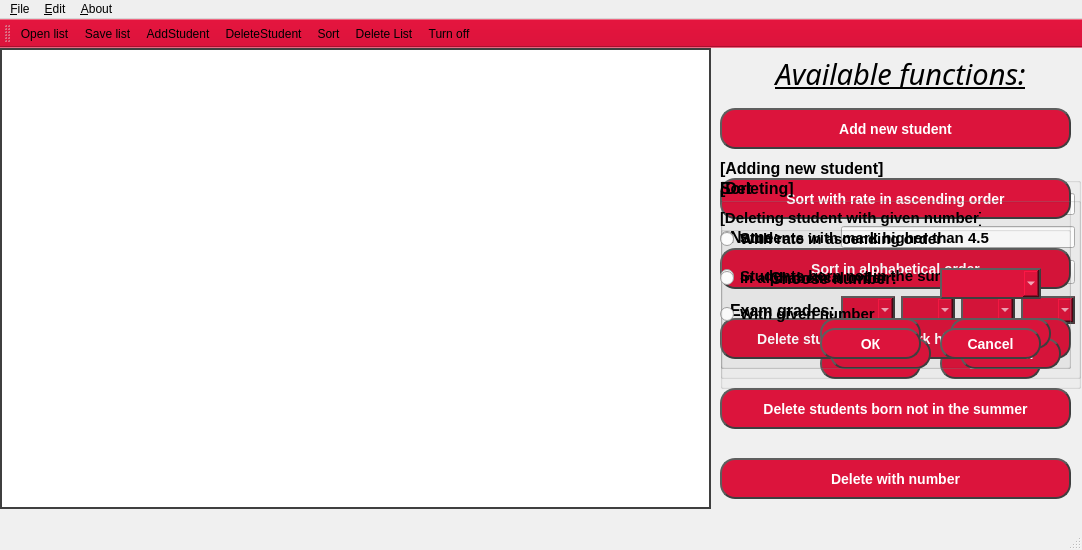
<?xml version="1.0" encoding="UTF-8"?>
<ui version="4.0">
 <class>MainWindow</class>
 <widget class="QMainWindow" name="MainWindow">
  <property name="geometry">
   <rect>
    <x>0</x>
    <y>0</y>
    <width>1082</width>
    <height>550</height>
   </rect>
  </property>
  <property name="windowTitle">
   <string>Student List</string>
  </property>
  <property name="windowIcon">
   <iconset>
    <normaloff>../../Icons/535572.png</normaloff>../../Icons/535572.png</iconset>
  </property>
  <property name="styleSheet">
   <string notr="true">QWidget#MainWindow {
background-color: #F0F0F0;
}</string>
  </property>
  <widget class="QWidget" name="centralwidget">
   <widget class="QTableWidget" name="tableWidget">
    <property name="geometry">
     <rect>
      <x>0</x>
      <y>0</y>
      <width>711</width>
      <height>461</height>
     </rect>
    </property>
    <property name="font">
     <font>
      <pointsize>13</pointsize>
     </font>
    </property>
    <property name="styleSheet">
     <string notr="true">QTableWidget {
border: 2px solid #3F3F3F;
background-color: white;
}</string>
    </property>
    <property name="sizeAdjustPolicy">
     <enum>QAbstractScrollArea::AdjustToContents</enum>
    </property>
   </widget>
   <widget class="QLabel" name="label">
    <property name="geometry">
     <rect>
      <x>750</x>
      <y>10</y>
      <width>301</width>
      <height>31</height>
     </rect>
    </property>
    <property name="font">
     <font>
      <family>Franklin Gothic Heavy</family>
      <pointsize>22</pointsize>
      <weight>50</weight>
      <italic>true</italic>
      <bold>false</bold>
      <underline>true</underline>
     </font>
    </property>
    <property name="text">
     <string>Available functions:</string>
    </property>
    <property name="alignment">
     <set>Qt::AlignCenter</set>
    </property>
   </widget>
   <widget class="QPushButton" name="add_2">
    <property name="geometry">
     <rect>
      <x>720</x>
      <y>60</y>
      <width>351</width>
      <height>41</height>
     </rect>
    </property>
    <property name="styleSheet">
     <string notr="true">QPushButton{
	background-color: #DC143C;
    border-style: outset;
    border-width: 2px;
    border-radius: 15px;
    border-color: #3F3F3F;
    font: bold 14px;
    min-width: 5em;
    padding: 6px;
	color: white;
}

QPushButton:hover  {
    background-color: #3F3F3F;
    border-style: inset;
}

QPushButton:pressed  {
    background-color: #FF4500;
    border-style: inset;
}</string>
    </property>
    <property name="text">
     <string>Add new student</string>
    </property>
   </widget>
   <widget class="QPushButton" name="deleteNotSum">
    <property name="geometry">
     <rect>
      <x>720</x>
      <y>340</y>
      <width>351</width>
      <height>41</height>
     </rect>
    </property>
    <property name="styleSheet">
     <string notr="true">QPushButton{
	background-color: #DC143C;
    border-style: outset;
    border-width: 2px;
    border-radius: 15px;
    border-color: #3F3F3F;
    font: bold 14px;
    min-width: 5em;
    padding: 6px;
	color: white;
}

QPushButton:hover  {
    background-color: #3F3F3F;
    border-style: inset;
}

QPushButton:pressed  {
    background-color: #FF4500;
    border-style: inset;
}</string>
    </property>
    <property name="text">
     <string>Delete students born not in the summer</string>
    </property>
   </widget>
   <widget class="QPushButton" name="sortAlphabet">
    <property name="geometry">
     <rect>
      <x>720</x>
      <y>200</y>
      <width>351</width>
      <height>41</height>
     </rect>
    </property>
    <property name="styleSheet">
     <string notr="true">QPushButton{
	background-color: #DC143C;
    border-style: outset;
    border-width: 2px;
    border-radius: 15px;
    border-color: #3F3F3F;
    font: bold 14px;
    min-width: 5em;
    padding: 6px;
	color: white;
}

QPushButton:hover  {
    background-color: #3F3F3F;
    border-style: inset;
}

QPushButton:pressed  {
    background-color: #FF4500;
    border-style: inset;
}</string>
    </property>
    <property name="text">
     <string>Sort in alphabetical order</string>
    </property>
   </widget>
   <widget class="QPushButton" name="sortRate">
    <property name="geometry">
     <rect>
      <x>720</x>
      <y>130</y>
      <width>351</width>
      <height>41</height>
     </rect>
    </property>
    <property name="styleSheet">
     <string notr="true">QPushButton{
	background-color: #DC143C;
    border-style: outset;
    border-width: 2px;
    border-radius: 15px;
    border-color: #3F3F3F;
    font: bold 14px;
    min-width: 5em;
    padding: 6px;
	color: white;
}

QPushButton:hover  {
    background-color: #3F3F3F;
    border-style: inset;
}

QPushButton:pressed  {
    background-color: #FF4500;
    border-style: inset;
}</string>
    </property>
    <property name="text">
     <string>Sort with rate in ascending order</string>
    </property>
   </widget>
   <widget class="QPushButton" name="deleteWithNumb">
    <property name="geometry">
     <rect>
      <x>720</x>
      <y>410</y>
      <width>351</width>
      <height>41</height>
     </rect>
    </property>
    <property name="styleSheet">
     <string notr="true">QPushButton{
	background-color: #DC143C;
    border-style: outset;
    border-width: 2px;
    border-radius: 15px;
    border-color: #3F3F3F;
    font: bold 14px;
    min-width: 5em;
    padding: 6px;
	color: white;
}

QPushButton:hover  {
    background-color: #3F3F3F;
    border-style: inset;
}

QPushButton:pressed  {
    background-color: #FF4500;
    border-style: inset;
}</string>
    </property>
    <property name="text">
     <string>Delete with number</string>
    </property>
   </widget>
   <widget class="QGroupBox" name="DeleteNumb">
    <property name="geometry">
     <rect>
      <x>720</x>
      <y>160</y>
      <width>351</width>
      <height>161</height>
     </rect>
    </property>
    <property name="font">
     <font>
      <pointsize>11</pointsize>
      <weight>75</weight>
      <bold>true</bold>
     </font>
    </property>
    <property name="autoFillBackground">
     <bool>false</bool>
    </property>
    <property name="styleSheet">
     <string notr="true"/>
    </property>
    <property name="title">
     <string>[Deleting student with given number]</string>
    </property>
    <property name="flat">
     <bool>false</bool>
    </property>
    <widget class="QLabel" name="label_6">
     <property name="geometry">
      <rect>
       <x>50</x>
       <y>40</y>
       <width>171</width>
       <height>61</height>
      </rect>
     </property>
     <property name="font">
      <font>
       <pointsize>12</pointsize>
       <weight>75</weight>
       <bold>true</bold>
      </font>
     </property>
     <property name="text">
      <string>Choose number:</string>
     </property>
    </widget>
    <widget class="QComboBox" name="comboBox_5">
     <property name="geometry">
      <rect>
       <x>220</x>
       <y>60</y>
       <width>101</width>
       <height>31</height>
      </rect>
     </property>
     <property name="styleSheet">
      <string notr="true">QComboBox{
	background-color: #DC143C;
    border-style: outset;
    border-width: 2px; 
    border-color: #3F3F3F;
    font: bold 14px;
    min-width: 5em; 
    padding: 6px;
	color: white;
}
QPushButton:hover  {
    background-color: #3F3F3F;
    border-style: inset;
}</string>
     </property>
    </widget>
    <widget class="QPushButton" name="groupOK_2">
     <property name="geometry">
      <rect>
       <x>100</x>
       <y>120</y>
       <width>101</width>
       <height>31</height>
      </rect>
     </property>
     <property name="styleSheet">
      <string notr="true">QPushButton{
	background-color: #DC143C;
    border-style: outset;
    border-width: 2px; 
    border-radius: 15px;
    border-color: #3F3F3F;
    font: bold 14px;
    min-width: 5em; 
    padding: 6px;
	color: white;
}
QPushButton:hover  {
    background-color: #3F3F3F;
    border-style: inset;
}
QPushButton:pressed  { 
   background-color: #FF0000;
   border-style: inset;
}</string>
     </property>
     <property name="text">
      <string>ОК</string>
     </property>
    </widget>
    <widget class="QPushButton" name="groupCancel_2">
     <property name="geometry">
      <rect>
       <x>220</x>
       <y>120</y>
       <width>101</width>
       <height>31</height>
      </rect>
     </property>
     <property name="styleSheet">
      <string notr="true">QPushButton{
	background-color: #DC143C;
    border-style: outset;
    border-width: 2px; 
    border-radius: 15px;
    border-color: #3F3F3F;
    font: bold 14px;
    min-width: 5em; 
    padding: 6px;
	color: white;
}
QPushButton:hover  {
    background-color: #3F3F3F;
    border-style: inset;
}
QPushButton:pressed  { 
   background-color: #FF0000;
   border-style: inset;
}</string>
     </property>
     <property name="text">
      <string>Cancel</string>
     </property>
    </widget>
   </widget>
   <widget class="QPushButton" name="deleteHigher4_5">
    <property name="geometry">
     <rect>
      <x>720</x>
      <y>270</y>
      <width>351</width>
      <height>41</height>
     </rect>
    </property>
    <property name="styleSheet">
     <string notr="true">QPushButton{
	background-color: #DC143C;
    border-style: outset;
    border-width: 2px;
    border-radius: 15px;
    border-color: #3F3F3F;
    font: bold 14px;
    min-width: 5em;
    padding: 6px;
	color: white;
}

QPushButton:hover  {
    background-color: #3F3F3F;
    border-style: inset;
}

QPushButton:pressed  {
    background-color: #FF4500;
    border-style: inset;
}</string>
    </property>
    <property name="text">
     <string>Delete students with mark higher than 4.5</string>
    </property>
   </widget>
   <widget class="QGroupBox" name="groupAdd">
    <property name="geometry">
     <rect>
      <x>720</x>
      <y>110</y>
      <width>361</width>
      <height>231</height>
     </rect>
    </property>
    <property name="font">
     <font>
      <pointsize>12</pointsize>
      <weight>75</weight>
      <bold>true</bold>
     </font>
    </property>
    <property name="title">
     <string>[Adding new student]</string>
    </property>
    <widget class="QPushButton" name="groupOK">
     <property name="geometry">
      <rect>
       <x>100</x>
       <y>190</y>
       <width>101</width>
       <height>31</height>
      </rect>
     </property>
     <property name="styleSheet">
      <string notr="true">QPushButton{
	background-color: #DC143C;
    border-style: outset;
    border-width: 2px;
    border-radius: 15px;
    border-color: #3F3F3F;
    font: bold 14px;
    min-width: 5em;
    padding: 6px;
	color: white;
}

QPushButton:hover  {
    background-color: #3F3F3F;
    border-style: inset;
}

QPushButton:pressed  {
    background-color: #FF4500;
    border-style: inset;
}</string>
     </property>
     <property name="text">
      <string>ОК</string>
     </property>
    </widget>
    <widget class="QPushButton" name="groupCancel">
     <property name="geometry">
      <rect>
       <x>220</x>
       <y>190</y>
       <width>101</width>
       <height>31</height>
      </rect>
     </property>
     <property name="font">
      <font>
       <pointsize>-1</pointsize>
       <weight>75</weight>
       <italic>false</italic>
       <bold>true</bold>
      </font>
     </property>
     <property name="styleSheet">
      <string notr="true">QPushButton{
	background-color: #DC143C;
    border-style: outset;
    border-width: 2px;
    border-radius: 15px;
    border-color: #3F3F3F;
    font: bold 14px;
    min-width: 5em;
    padding: 6px;
	color: white;
}

QPushButton:hover  {
    background-color: #3F3F3F;
    border-style: inset;
}

QPushButton:pressed  {
    background-color: #FF4500;
    border-style: inset;
}</string>
     </property>
     <property name="text">
      <string>Cancel</string>
     </property>
    </widget>
    <widget class="QWidget" name="gridLayoutWidget">
     <property name="geometry">
      <rect>
       <x>10</x>
       <y>30</y>
       <width>345</width>
       <height>141</height>
      </rect>
     </property>
     <layout class="QGridLayout" name="gridLayout_2">
      <item row="1" column="1">
       <widget class="QLineEdit" name="name">
        <property name="frame">
         <bool>true</bool>
        </property>
        <property name="cursorMoveStyle">
         <enum>Qt::LogicalMoveStyle</enum>
        </property>
        <property name="clearButtonEnabled">
         <bool>true</bool>
        </property>
       </widget>
      </item>
      <item row="1" column="0">
       <widget class="QLabel" name="label_3">
        <property name="font">
         <font>
          <pointsize>12</pointsize>
          <weight>75</weight>
          <bold>true</bold>
         </font>
        </property>
        <property name="text">
         <string>Name:</string>
        </property>
       </widget>
      </item>
      <item row="3" column="0">
       <widget class="QLabel" name="label_5">
        <property name="font">
         <font>
          <pointsize>12</pointsize>
          <weight>75</weight>
          <bold>true</bold>
         </font>
        </property>
        <property name="text">
         <string>Exam grades:</string>
        </property>
       </widget>
      </item>
      <item row="0" column="1">
       <widget class="QLineEdit" name="surname">
        <property name="clearButtonEnabled">
         <bool>true</bool>
        </property>
       </widget>
      </item>
      <item row="2" column="0">
       <widget class="QLabel" name="label_4">
        <property name="font">
         <font>
          <pointsize>12</pointsize>
          <weight>75</weight>
          <bold>true</bold>
         </font>
        </property>
        <property name="text">
         <string>Birth:</string>
        </property>
       </widget>
      </item>
      <item row="0" column="0">
       <widget class="QLabel" name="label_2">
        <property name="font">
         <font>
          <pointsize>12</pointsize>
          <weight>75</weight>
          <bold>true</bold>
         </font>
        </property>
        <property name="text">
         <string>Surname:</string>
        </property>
       </widget>
      </item>
      <item row="2" column="1">
       <widget class="QDateEdit" name="dateEdit">
        <property name="font">
         <font>
          <pointsize>11</pointsize>
         </font>
        </property>
       </widget>
      </item>
      <item row="3" column="1">
       <layout class="QHBoxLayout" name="horizontalLayout_2">
        <item>
         <widget class="QComboBox" name="comboBox">
          <property name="styleSheet">
           <string notr="true">QComboBox{
	background-color: #DC143C;
    border-style: outset;
    border-width: 2px; 
    border-color: #3F3F3F;
    font: bold 14px;
    min-width: 2em; 
    padding: 3px;
	color: white;
}
QPushButton:hover  {
    background-color: #3F3F3F;
    border-style: inset;
}</string>
          </property>
         </widget>
        </item>
        <item>
         <widget class="QComboBox" name="comboBox_2">
          <property name="styleSheet">
           <string notr="true">QComboBox{
	background-color: #DC143C;
    border-style: outset;
    border-width: 2px; 
    border-color: #3F3F3F;
    font: bold 14px;
    min-width: 2em; 
    padding: 3px;
	color: white;
}
QPushButton:hover  {
    background-color: #3F3F3F;
    border-style: inset;
}</string>
          </property>
         </widget>
        </item>
        <item>
         <widget class="QComboBox" name="comboBox_3">
          <property name="styleSheet">
           <string notr="true">QComboBox{
	background-color: #DC143C;
    border-style: outset;
    border-width: 2px; 
    border-color: #3F3F3F;
    font: bold 14px;
    min-width: 2em; 
    padding: 3px;
	color: white;
}
QPushButton:hover  {
    background-color: #3F3F3F;
    border-style: inset;
}</string>
          </property>
         </widget>
        </item>
        <item>
         <widget class="QComboBox" name="comboBox_4">
          <property name="styleSheet">
           <string notr="true">QComboBox{
	background-color: #DC143C;
    border-style: outset;
    border-width: 2px; 
    border-color: #3F3F3F;
    font: bold 14px;
    min-width: 2em; 
    padding: 3px;
	color: white;
}
QPushButton:hover  {
    background-color: #3F3F3F;
    border-style: inset;
}</string>
          </property>
         </widget>
        </item>
       </layout>
      </item>
     </layout>
    </widget>
   </widget>
   <widget class="QGroupBox" name="groupBox">
    <property name="geometry">
     <rect>
      <x>720</x>
      <y>130</y>
      <width>361</width>
      <height>201</height>
     </rect>
    </property>
    <property name="font">
     <font>
      <pointsize>12</pointsize>
      <weight>75</weight>
      <bold>true</bold>
     </font>
    </property>
    <property name="title">
     <string>[Deleting]</string>
    </property>
    <widget class="QWidget" name="verticalLayoutWidget">
     <property name="geometry">
      <rect>
       <x>0</x>
       <y>40</y>
       <width>351</width>
       <height>116</height>
      </rect>
     </property>
     <layout class="QVBoxLayout" name="verticalLayout">
      <item>
       <widget class="QRadioButton" name="radioButton">
        <property name="font">
         <font>
          <pointsize>11</pointsize>
          <weight>75</weight>
          <bold>true</bold>
         </font>
        </property>
        <property name="text">
         <string>Students with mark higher than 4.5</string>
        </property>
       </widget>
      </item>
      <item>
       <widget class="QRadioButton" name="radioButton_2">
        <property name="font">
         <font>
          <pointsize>11</pointsize>
          <weight>75</weight>
          <bold>true</bold>
         </font>
        </property>
        <property name="text">
         <string>Students born not in the summer</string>
        </property>
       </widget>
      </item>
      <item>
       <widget class="QRadioButton" name="radioButton_3">
        <property name="font">
         <font>
          <pointsize>11</pointsize>
          <weight>75</weight>
          <bold>true</bold>
         </font>
        </property>
        <property name="text">
         <string>With given number</string>
        </property>
       </widget>
      </item>
     </layout>
    </widget>
    <widget class="QPushButton" name="groupOK_3">
     <property name="geometry">
      <rect>
       <x>110</x>
       <y>160</y>
       <width>101</width>
       <height>31</height>
      </rect>
     </property>
     <property name="styleSheet">
      <string notr="true">QPushButton{
	background-color: #DC143C;
    border-style: outset;
    border-width: 2px;
    border-radius: 15px;
    border-color: #3F3F3F;
    font: bold 14px;
    min-width: 5em;
    padding: 6px;
	color: white;
}

QPushButton:hover  {
    background-color: #3F3F3F;
    border-style: inset;
}

QPushButton:pressed  {
    background-color: #FF4500;
    border-style: inset;
}</string>
     </property>
     <property name="text">
      <string>ОК</string>
     </property>
    </widget>
    <widget class="QPushButton" name="groupCancel_3">
     <property name="geometry">
      <rect>
       <x>240</x>
       <y>160</y>
       <width>101</width>
       <height>31</height>
      </rect>
     </property>
     <property name="font">
      <font>
       <pointsize>-1</pointsize>
       <weight>75</weight>
       <italic>false</italic>
       <bold>true</bold>
      </font>
     </property>
     <property name="styleSheet">
      <string notr="true">QPushButton{
	background-color: #DC143C;
    border-style: outset;
    border-width: 2px;
    border-radius: 15px;
    border-color: #3F3F3F;
    font: bold 14px;
    min-width: 5em;
    padding: 6px;
	color: white;
}

QPushButton:hover  {
    background-color: #3F3F3F;
    border-style: inset;
}

QPushButton:pressed  {
    background-color: #FF4500;
    border-style: inset;
}</string>
     </property>
     <property name="text">
      <string>Cancel</string>
     </property>
    </widget>
   </widget>
   <widget class="QGroupBox" name="groupBox_2">
    <property name="geometry">
     <rect>
      <x>720</x>
      <y>130</y>
      <width>351</width>
      <height>191</height>
     </rect>
    </property>
    <property name="font">
     <font>
      <pointsize>12</pointsize>
      <weight>75</weight>
      <bold>true</bold>
     </font>
    </property>
    <property name="title">
     <string>Sort</string>
    </property>
    <widget class="QWidget" name="verticalLayoutWidget_2">
     <property name="geometry">
      <rect>
       <x>0</x>
       <y>40</y>
       <width>351</width>
       <height>83</height>
      </rect>
     </property>
     <layout class="QVBoxLayout" name="verticalLayout_2">
      <item>
       <widget class="QRadioButton" name="radioButton_4">
        <property name="font">
         <font>
          <pointsize>11</pointsize>
          <weight>75</weight>
          <bold>true</bold>
         </font>
        </property>
        <property name="text">
         <string>With rate in ascending order</string>
        </property>
       </widget>
      </item>
      <item>
       <widget class="QRadioButton" name="radioButton_5">
        <property name="font">
         <font>
          <pointsize>11</pointsize>
          <weight>75</weight>
          <bold>true</bold>
         </font>
        </property>
        <property name="text">
         <string>In alphabetical order</string>
        </property>
       </widget>
      </item>
     </layout>
    </widget>
    <widget class="QPushButton" name="groupOK_4">
     <property name="geometry">
      <rect>
       <x>100</x>
       <y>140</y>
       <width>101</width>
       <height>31</height>
      </rect>
     </property>
     <property name="styleSheet">
      <string notr="true">QPushButton{
	background-color: #DC143C;
    border-style: outset;
    border-width: 2px;
    border-radius: 15px;
    border-color: #3F3F3F;
    font: bold 14px;
    min-width: 5em;
    padding: 6px;
	color: white;
}

QPushButton:hover  {
    background-color: #3F3F3F;
    border-style: inset;
}

QPushButton:pressed  {
    background-color: #FF4500;
    border-style: inset;
}</string>
     </property>
     <property name="text">
      <string>ОК</string>
     </property>
    </widget>
    <widget class="QPushButton" name="groupCancel_4">
     <property name="geometry">
      <rect>
       <x>230</x>
       <y>140</y>
       <width>101</width>
       <height>31</height>
      </rect>
     </property>
     <property name="font">
      <font>
       <pointsize>-1</pointsize>
       <weight>75</weight>
       <italic>false</italic>
       <bold>true</bold>
      </font>
     </property>
     <property name="styleSheet">
      <string notr="true">QPushButton{
	background-color: #DC143C;
    border-style: outset;
    border-width: 2px;
    border-radius: 15px;
    border-color: #3F3F3F;
    font: bold 14px;
    min-width: 5em;
    padding: 6px;
	color: white;
}

QPushButton:hover  {
    background-color: #3F3F3F;
    border-style: inset;
}

QPushButton:pressed  {
    background-color: #FF4500;
    border-style: inset;
}</string>
     </property>
     <property name="text">
      <string>Cancel</string>
     </property>
    </widget>
   </widget>
   <zorder>groupAdd</zorder>
   <zorder>tableWidget</zorder>
   <zorder>label</zorder>
   <zorder>add_2</zorder>
   <zorder>deleteNotSum</zorder>
   <zorder>sortAlphabet</zorder>
   <zorder>sortRate</zorder>
   <zorder>deleteWithNumb</zorder>
   <zorder>deleteHigher4_5</zorder>
   <zorder>groupBox</zorder>
   <zorder>groupBox_2</zorder>
   <zorder>DeleteNumb</zorder>
  </widget>
  <widget class="QMenuBar" name="menubar">
   <property name="geometry">
    <rect>
     <x>0</x>
     <y>0</y>
     <width>1082</width>
     <height>26</height>
    </rect>
   </property>
   <widget class="QMenu" name="menu">
    <property name="title">
     <string>&amp;File</string>
    </property>
    <addaction name="action"/>
    <addaction name="action_2"/>
    <addaction name="separator"/>
    <addaction name="Exit"/>
   </widget>
   <widget class="QMenu" name="menuEdit">
    <property name="title">
     <string>&amp;Edit</string>
    </property>
    <addaction name="action_Add_student_to_list"/>
    <addaction name="actionSort_student_list"/>
    <addaction name="actionSort_student_list_in_alphabetical_order"/>
    <addaction name="actionDelete_student_from_list"/>
    <addaction name="actionDelete_students_not_in_the_summer"/>
    <addaction name="actionDelete_students_higher_4_5"/>
   </widget>
   <widget class="QMenu" name="menuAbout">
    <property name="title">
     <string>&amp;About</string>
    </property>
    <addaction name="actionAbout_program"/>
   </widget>
   <addaction name="menu"/>
   <addaction name="menuEdit"/>
   <addaction name="menuAbout"/>
  </widget>
  <widget class="QStatusBar" name="statusbar"/>
  <widget class="QToolBar" name="toolBar">
   <property name="windowTitle">
    <string>toolBar</string>
   </property>
   <property name="styleSheet">
    <string notr="true">QToolBar {
	background-color: #DC143C;
}</string>
   </property>
   <property name="iconSize">
    <size>
     <width>35</width>
     <height>28</height>
    </size>
   </property>
   <attribute name="toolBarArea">
    <enum>TopToolBarArea</enum>
   </attribute>
   <attribute name="toolBarBreak">
    <bool>false</bool>
   </attribute>
   <addaction name="open"/>
   <addaction name="save"/>
   <addaction name="actionAddStudent"/>
   <addaction name="DelStud"/>
   <addaction name="Sort"/>
   <addaction name="delete_2"/>
   <addaction name="END"/>
  </widget>
  <action name="action">
   <property name="text">
    <string>&amp;Open</string>
   </property>
   <property name="toolTip">
    <string>&lt;html&gt;&lt;head/&gt;&lt;body&gt;&lt;p&gt;&lt;span style=&quot; font-size:10pt;&quot;&gt;Open&lt;/span&gt;&lt;/p&gt;&lt;/body&gt;&lt;/html&gt;</string>
   </property>
   <property name="shortcut">
    <string>Ctrl+O</string>
   </property>
  </action>
  <action name="action_2">
   <property name="text">
    <string>&amp;Save</string>
   </property>
   <property name="toolTip">
    <string>&lt;html&gt;&lt;head/&gt;&lt;body&gt;&lt;p&gt;&lt;span style=&quot; font-size:10pt;&quot;&gt;Save&lt;/span&gt;&lt;/p&gt;&lt;/body&gt;&lt;/html&gt;</string>
   </property>
   <property name="shortcut">
    <string>Ctrl+S</string>
   </property>
  </action>
  <action name="open">
   <property name="enabled">
    <bool>true</bool>
   </property>
   <property name="icon">
    <iconset>
     <normaloff>../../Icons/open-file-icon.png</normaloff>../../Icons/open-file-icon.png</iconset>
   </property>
   <property name="text">
    <string>Open list</string>
   </property>
   <property name="toolTip">
    <string>&lt;html&gt;&lt;head/&gt;&lt;body&gt;&lt;p&gt;&lt;span style=&quot; font-size:12pt; font-style:italic;&quot;&gt;Open &amp;quot;input.txt&amp;quot;&lt;/span&gt;&lt;/p&gt;&lt;/body&gt;&lt;/html&gt;</string>
   </property>
  </action>
  <action name="save">
   <property name="icon">
    <iconset>
     <normaloff>../../Icons/save-file-icon.png</normaloff>../../Icons/save-file-icon.png</iconset>
   </property>
   <property name="text">
    <string>Save list</string>
   </property>
   <property name="toolTip">
    <string>&lt;html&gt;&lt;head/&gt;&lt;body&gt;&lt;p&gt;&lt;span style=&quot; font-size:12pt; font-style:italic;&quot;&gt;Save to &amp;quot;output.txt&amp;quot;&lt;/span&gt;&lt;/p&gt;&lt;/body&gt;&lt;/html&gt;</string>
   </property>
  </action>
  <action name="delete_2">
   <property name="icon">
    <iconset>
     <normaloff>../../Icons/trash-bin.svg</normaloff>../../Icons/trash-bin.svg</iconset>
   </property>
   <property name="text">
    <string>Delete List</string>
   </property>
   <property name="toolTip">
    <string>&lt;html&gt;&lt;head/&gt;&lt;body&gt;&lt;p&gt;&lt;span style=&quot; font-size:12pt; font-style:italic;&quot;&gt;Delete student list&lt;/span&gt;&lt;/p&gt;&lt;/body&gt;&lt;/html&gt;</string>
   </property>
  </action>
  <action name="END">
   <property name="icon">
    <iconset>
     <normaloff>../../Icons/485963.svg</normaloff>../../Icons/485963.svg</iconset>
   </property>
   <property name="text">
    <string>Turn off</string>
   </property>
   <property name="toolTip">
    <string>&lt;html&gt;&lt;head/&gt;&lt;body&gt;&lt;p&gt;&lt;span style=&quot; font-size:12pt; font-style:italic;&quot;&gt;Turn off the program&lt;/span&gt;&lt;/p&gt;&lt;/body&gt;&lt;/html&gt;</string>
   </property>
  </action>
  <action name="Exit">
   <property name="text">
    <string>&amp;Exit</string>
   </property>
   <property name="toolTip">
    <string>&lt;html&gt;&lt;head/&gt;&lt;body&gt;&lt;p&gt;&lt;span style=&quot; font-size:10pt;&quot;&gt;Exit&lt;/span&gt;&lt;/p&gt;&lt;/body&gt;&lt;/html&gt;</string>
   </property>
  </action>
  <action name="actionAddStudent">
   <property name="icon">
    <iconset>
     <normaloff>../../Icons/add-user-icon.png</normaloff>../../Icons/add-user-icon.png</iconset>
   </property>
   <property name="text">
    <string>AddStudent</string>
   </property>
   <property name="toolTip">
    <string>&lt;html&gt;&lt;head/&gt;&lt;body&gt;&lt;p&gt;&lt;span style=&quot; font-size:12pt; font-style:italic;&quot;&gt;Add student&lt;/span&gt;&lt;/p&gt;&lt;/body&gt;&lt;/html&gt;</string>
   </property>
  </action>
  <action name="DelStud">
   <property name="icon">
    <iconset>
     <normaloff>../../Icons/remove-user-icon.png</normaloff>../../Icons/remove-user-icon.png</iconset>
   </property>
   <property name="text">
    <string>DeleteStudent</string>
   </property>
   <property name="toolTip">
    <string>&lt;html&gt;&lt;head/&gt;&lt;body&gt;&lt;p&gt;&lt;span style=&quot; font-size:12pt; font-style:italic;&quot;&gt;Delete students&lt;/span&gt;&lt;/p&gt;&lt;/body&gt;&lt;/html&gt;</string>
   </property>
  </action>
  <action name="Sort">
   <property name="icon">
    <iconset>
     <normaloff>../../Icons/Actions-view-sort-descending-icon.png</normaloff>../../Icons/Actions-view-sort-descending-icon.png</iconset>
   </property>
   <property name="text">
    <string>Sort</string>
   </property>
   <property name="toolTip">
    <string>&lt;html&gt;&lt;head/&gt;&lt;body&gt;&lt;p&gt;&lt;span style=&quot; font-size:12pt; font-style:italic;&quot;&gt;Sort student list&lt;/span&gt;&lt;/p&gt;&lt;/body&gt;&lt;/html&gt;</string>
   </property>
  </action>
  <action name="action_Add_student_to_list">
   <property name="text">
    <string>&amp;Add new student</string>
   </property>
   <property name="shortcut">
    <string>Ctrl+A</string>
   </property>
  </action>
  <action name="actionDelete_student_from_list">
   <property name="text">
    <string>&amp;Delete with number</string>
   </property>
   <property name="shortcut">
    <string>Ctrl+D</string>
   </property>
  </action>
  <action name="actionSort_student_list">
   <property name="text">
    <string>&amp;Sort with rate in ascending order</string>
   </property>
   <property name="shortcut">
    <string>Ctrl+F</string>
   </property>
  </action>
  <action name="actionAbout_program">
   <property name="text">
    <string>&amp;About program</string>
   </property>
   <property name="shortcut">
    <string>Ctrl+P</string>
   </property>
  </action>
  <action name="actionDelete_students_not_in_the_summer">
   <property name="text">
    <string>&amp;Delete students born not in the summer</string>
   </property>
   <property name="shortcut">
    <string>Ctrl+G</string>
   </property>
  </action>
  <action name="actionDelete_students_higher_4_5">
   <property name="text">
    <string>&amp;Delete students with mark higher than 4.5</string>
   </property>
   <property name="shortcut">
    <string>Ctrl+H</string>
   </property>
  </action>
  <action name="actionSort_student_list_in_alphabetical_order">
   <property name="text">
    <string>&amp;Sort in alphabetical order</string>
   </property>
   <property name="shortcut">
    <string>Ctrl+T</string>
   </property>
  </action>
 </widget>
 <resources/>
 <connections/>
</ui>
